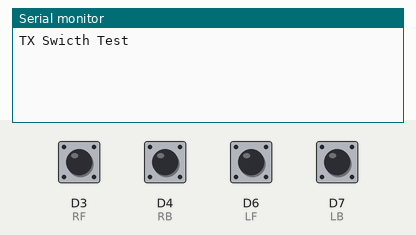
The sketch below on a simulated ESP8266 (NodeMCU). Parts: the last lines printed to the serial monitor. Inputs (shaded band) come from the test bench; at power-on: D3 (RF), D4 (RB), D6 (LF), D7 (LB) HIGH.

Above: at 1.8 s.
1.9 s: D3 (RF) pulled LOW for 0.6 s
At 2.4 s:
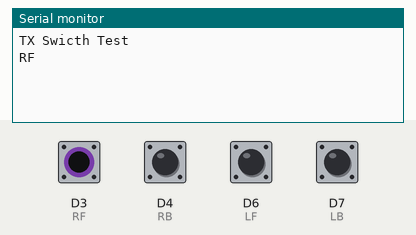
4.0 s: D4 (RB) pulled LOW for 0.6 s
At 5.5 s:
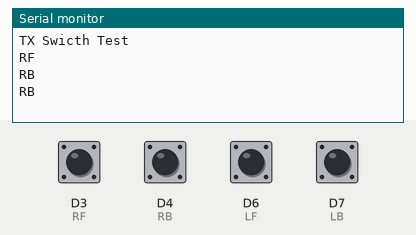
6.1 s: D6 (LF) pulled LOW for 0.6 s
At 7.1 s:
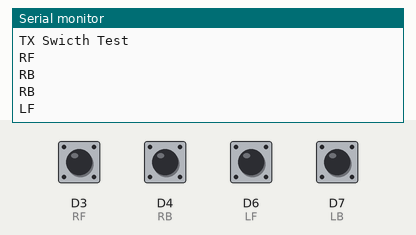
8.2 s: D7 (LB) pulled LOW for 0.6 s
At 9.8 s:
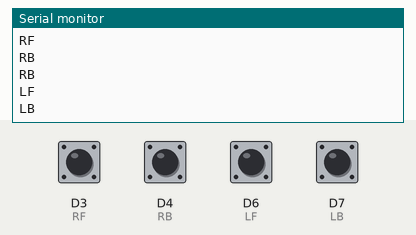

The sketch:

BBR2TX_01.ino
```cpp
//BBR2 TX

#define LF D6
#define LB D7
#define RF D3
#define RB D4

void setup() {
  Serial.begin(9600);
  Serial.println("TX Swicth Test");
  // put your setup code here, to run once:
  pinMode(LF, INPUT_PULLUP);
  pinMode(LB, INPUT_PULLUP);
  pinMode(RF, INPUT_PULLUP);
  pinMode(RB, INPUT_PULLUP);
}

void loop()
{
  // put your main code here, to run repeatedly:
  if(digitalRead(LF)==LOW){Serial.println("LF");}
  if(digitalRead(LB)==LOW){Serial.println("LB");}
  if(digitalRead(RF)==LOW){Serial.println("RF");}
  if(digitalRead(RB)==LOW){Serial.println("RB");}
  delay(500);
}
```

Measured:
- after the input at 1.9 s, the serial monitor: prints a new line after 0.10 s (image 1)
- after the input at 4.0 s, the serial monitor: prints a new line at once (image 2)
- after the input at 6.1 s, the serial monitor: prints a new line after 0.40 s (image 3)
- after the input at 8.2 s, the serial monitor: prints a new line after 0.30 s (image 4)
